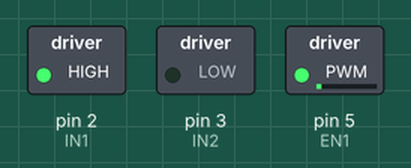
Bench run of a sketch on a simulated Arduino Uno, built with avr-gcc and run on an emulated ATmega328P. Parts: switched loads named in the sketch (green lamp = pin HIGH).

Above: at 0.1 s.
At 0.8 s:
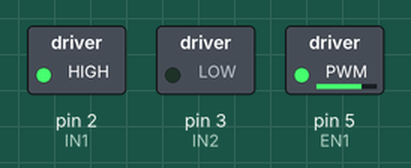
Timing chart, 0 to 2.3 s (numbered marks = the images above):
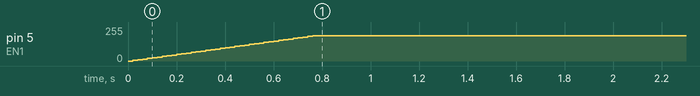

The sketch:

Assignment_4_Task_1_Code.ino
```cpp
// L293D + DC Motor @ approx constant speed (open-loop)
// EN1 -> D5 (PWM), IN1 -> D2, IN2 -> D3

const int EN1 = 5;   // PWM enable for Motor A
const int IN1 = 2;   // Direction 1
const int IN2 = 3;   // Direction 2

// Choose your target PWM (0..255). 170~200 is a good start on 9V.
int targetPWM = 190;

// Soft-start parameters
const int rampStep = 5;     // PWM increment per step
const int rampDelay = 20;   // ms between steps during ramp

void setup() {
  pinMode(EN1, OUTPUT);
  pinMode(IN1, OUTPUT);
  pinMode(IN2, OUTPUT);

  // Set direction (IN1=HIGH, IN2=LOW)
  digitalWrite(IN1, HIGH);
  digitalWrite(IN2, LOW);

  // Soft-start ramp up to targetPWM
  for (int p = 0; p <= targetPWM; p += rampStep) {
    analogWrite(EN1, p);
    delay(rampDelay);
  }

  // Hold target speed
  analogWrite(EN1, targetPWM);
}

void loop() {
  // Keep running at the target speed.
  // If you want to test different speeds, uncomment and edit below.

  // static unsigned long t0 = millis();
  // if (millis() - t0 > 3000) { // every 3s, change speed for demo
  //   t0 = millis();
  //   targetPWM = (targetPWM == 190) ? 150 : 190;
  //   analogWrite(EN1, targetPWM);
  // }
}
```
